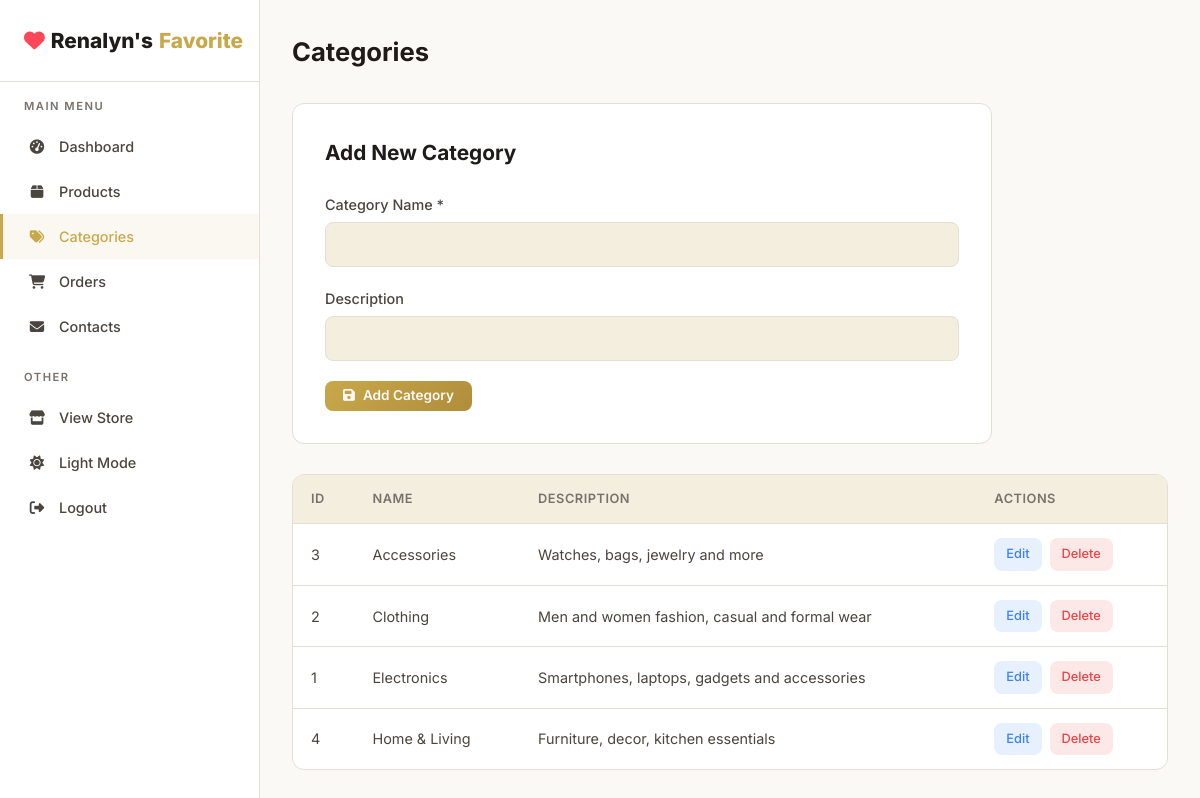
Before: /admin/categories.php (signed in) with the older database file.
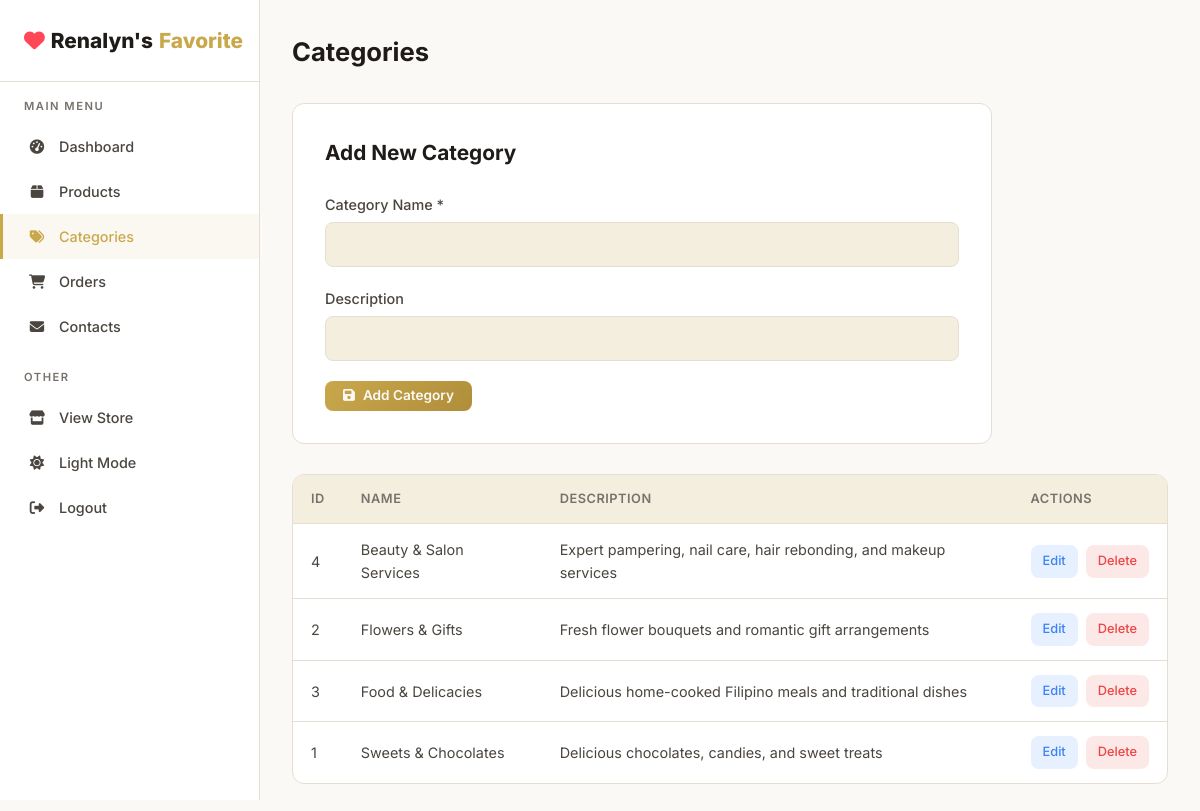
After: the same page with the newer database file.
### tables this page shows
CREATE TABLE `categories` (
  `id` INT AUTO_INCREMENT PRIMARY KEY,
  `name` VARCHAR(100) NOT NULL,
  `description` TEXT,
  `created_at` TIMESTAMP DEFAULT CURRENT_TIMESTAMP
);

### includes/functions.php (called while the page is built, shortened)
<?php
function sanitize(string $data): string {
    return htmlspecialchars(trim($data), ENT_QUOTES, 'UTF-8');
}
function baseUrl(string $path = ''): string {
    return '/e-commerceSystem/' . ltrim($path, '/');
}

### admin/categories.php (the view, shortened to what this page needs)
<?php
require_once __DIR__ . '/includes/admin_header.php';
$categories = $pdo->query("SELECT * FROM categories ORDER BY name")->fetchAll();
$editCat = null;
?>
<div class="admin-header">
    <h1>Categories</h1>
</div>
<div class="admin-form-card" style="margin-bottom: 30px;">
    <h2><?= $editCat ? 'Edit Category' : 'Add New Category' ?></h2>
    <form method="POST">
        <div class="form-group">
            <label for="name">Category Name *</label>
            <input type="text" id="name" name="name" class="form-control" value="<?= sanitize($editCat['name'] ?? '') ?>" required>
        </div>
        <div class="form-group">
            <label for="description">Description</label>
            <input type="text" id="description" name="description" class="form-control" value="<?= sanitize($editCat['description'] ?? '') ?>">
        </div>
        <div style="display: flex; gap: 10px;">
            <button type="submit" class="btn btn-primary btn-sm">
                <i class="fas fa-save"></i> <?= $editCat ? 'Update' : 'Add Category' ?>
            </button>
        </div>
    </form>
</div>
<div class="admin-table-wrapper">
    <table class="admin-table">
        <thead>
            <tr>
                <th>ID</th>
                <th>Name</th>
                <th>Description</th>
                <th>Actions</th>
            </tr>
        </thead>
        <tbody>
            <?php foreach ($categories as $cat): ?>
            <tr>
                <td><?= $cat['id'] ?></td>
                <td><?= sanitize($cat['name']) ?></td>
                <td><?= sanitize($cat['description'] ?? '—') ?></td>
                <td>
                    <div class="table-actions">
                        <a href="<?= baseUrl('admin/categories.php?edit=' . $cat['id']) ?>" class="action-edit">Edit</a>
                        <a href="<?= baseUrl('admin/categories.php?delete=' . $cat['id']) ?>" class="action-delete confirm-delete">Delete</a>
                    </div>
                </td>
            </tr>
            <?php endforeach; ?>
        </tbody>
    </table>
</div>
<?php require_once __DIR__ . '/includes/admin_footer.php'; ?>

### admin/includes/admin_header.php (shortened to what this page needs)
<?php
require_once __DIR__ . '/../../includes/functions.php';
$currentPage = basename($_SERVER['PHP_SELF'], '.php');
?>
<!DOCTYPE html>
<html lang="en">
<head>
    <link rel="stylesheet" href="https://cdnjs.cloudflare.com/ajax/libs/font-awesome/6.5.0/css/all.min.css">
    <link rel="stylesheet" href="<?= baseUrl('assets/css/style.css') ?>">
</head>
<body>
<div class="admin-layout">
    <aside class="admin-sidebar" id="adminSidebar">
        <div class="admin-logo">
            <a href="<?= baseUrl('admin/') ?>"><i class="fas fa-heart" style="color:#ff4757;"></i> Renalyn's<span>Favorite</span></a>
        </div>
        <div class="admin-label">Main Menu</div>
        <nav class="admin-nav">
            <a href="<?= baseUrl('admin/') ?>" class="<?= $currentPage === 'index' ? 'active' : '' ?>">
                <i class="fas fa-tachometer-alt"></i> Dashboard
            </a>
            <a href="<?= baseUrl('admin/products.php') ?>" class="<?= in_array($currentPage, ['products','product_form']) ? 'active' : '' ?>">
                <i class="fas fa-box"></i> Products
            </a>
            <a href="<?= baseUrl('admin/categories.php') ?>" class="<?= $currentPage === 'categories' ? 'active' : '' ?>">
                <i class="fas fa-tags"></i> Categories
            </a>
            <a href="<?= baseUrl('admin/orders.php') ?>" class="<?= in_array($currentPage, ['orders','order_detail']) ? 'active' : '' ?>">
                <i class="fas fa-shopping-cart"></i> Orders
            </a>
            <a href="<?= baseUrl('admin/contacts.php') ?>" class="<?= $currentPage === 'contacts' ? 'active' : '' ?>">
                <i class="fas fa-envelope"></i> Contacts
            </a>
        </nav>
        <div class="admin-label" style="margin-top: 20px;">Other</div>
        <nav class="admin-nav">
            <a href="<?= baseUrl() ?>"><i class="fas fa-store"></i> View Store</a>
            <a href="#" id="adminThemeToggle"><i class="fas fa-moon"></i> Theme Toggle</a>
            <a href="<?= baseUrl('includes/auth_actions.php?action=logout') ?>"><i class="fas fa-sign-out-alt"></i> Logout</a>
        </nav>
    </aside>
    <div class="admin-main">

### admin/includes/admin_footer.php (shortened to what this page needs)
    </div>
</div>
</body>
</html>

Changed rows visible on the page:
changed categories id 4: name "Home & Living" → "Beauty & Salon Services"; description "Furniture, decor, kitchen essentials" → "Expert pampering, nail care, hair rebonding, and makeup services"; moves up the list
changed categories id 2: name "Clothing" → "Flowers & Gifts"; description "Men and women fashion, casual and formal wear" → "Fresh flower bouquets and romantic gift arrangements"; moves down the list
changed categories id 3: name "Accessories" → "Food & Delicacies"; description "Watches, bags, jewelry and more" → "Delicious home-cooked Filipino meals and traditional dishes"
changed categories id 1: name "Electronics" → "Sweets & Chocolates"; description "Smartphones, laptops, gadgets and accessories" → "Delicious chocolates, candies, and sweet treats"
